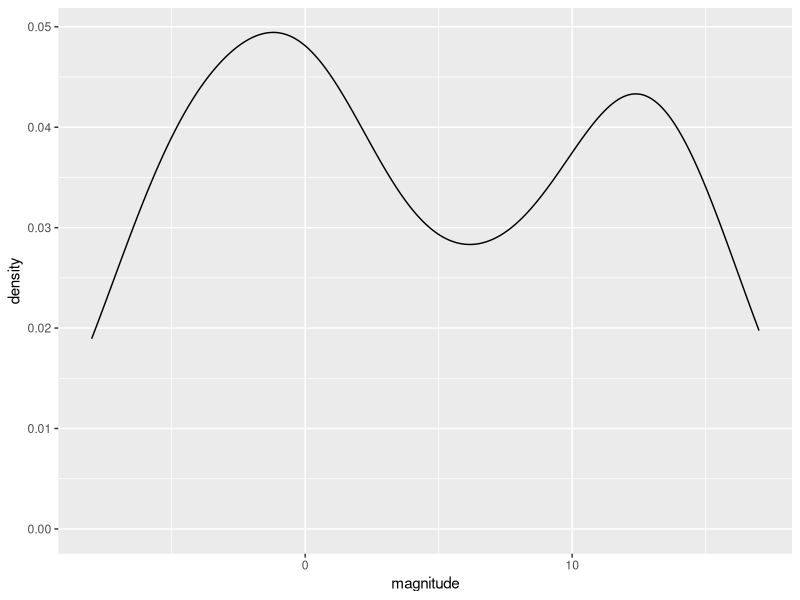
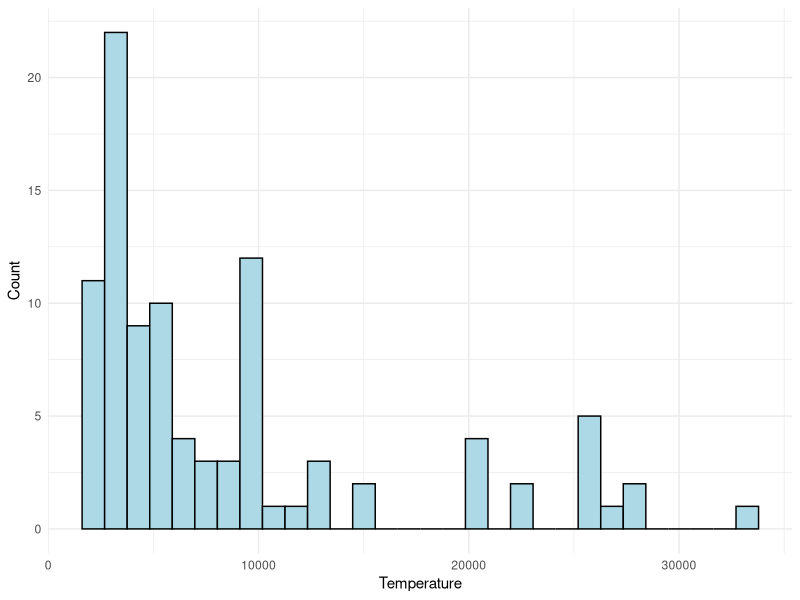
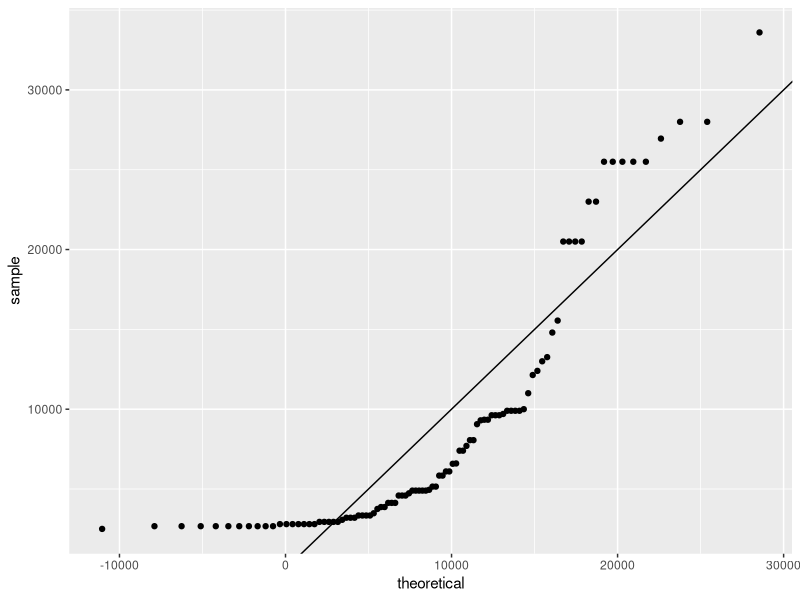

R code for these plots, in order:
library(tidyverse)
library(dslabs)
library(lattice)
library(ggrepel)
data(stars)
options(digits = 3)   # report 3 significant digits


# What is the mean magnitude?
magnitude_mean  <- mean(stars$magnitude)

# What is the standard deviation of magnitude?
magnitude_sd <- sd(stars$magnitude)


# Make a density plot of the magnitude.
#  How many peaks are there in the data?

stars |> ggplot(aes(magnitude)) + 
  geom_density()

# Examine the distribution of star temperature.

# Temperature histogram
stars %>%
  ggplot(aes(temp)) +
  geom_histogram(bins = 30, fill = "lightblue", color = "black") +
  labs(x = "Temperature", y = "Count") +
  theme_minimal()

# Temperature QQ-plot 
params <- stars |> summarize(mean = mean(temp), sd = sd(temp))

ggplot(stars, aes(sample = temp)) +
  geom_qq(dparams = params)+geom_abline()
